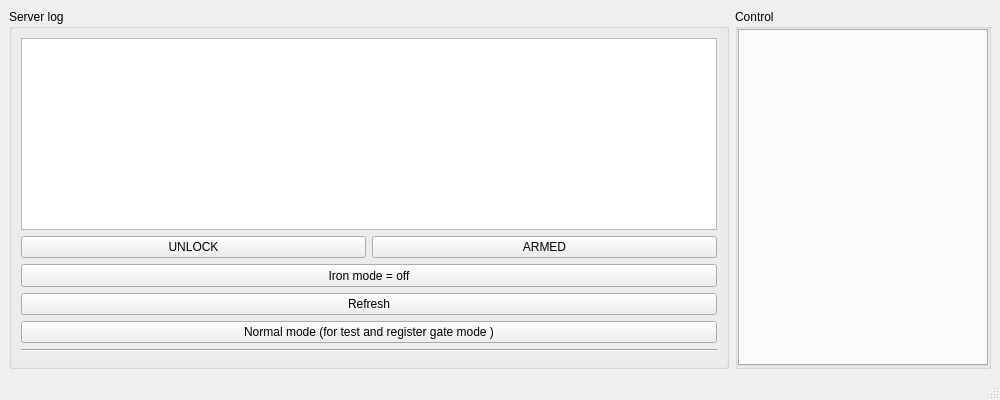
<?xml version="1.0" encoding="UTF-8"?>
<ui version="4.0">
 <class>MainWindow</class>
 <widget class="QMainWindow" name="MainWindow">
  <property name="geometry">
   <rect>
    <x>0</x>
    <y>0</y>
    <width>1000</width>
    <height>400</height>
   </rect>
  </property>
  <property name="sizePolicy">
   <sizepolicy hsizetype="Expanding" vsizetype="Expanding">
    <horstretch>0</horstretch>
    <verstretch>0</verstretch>
   </sizepolicy>
  </property>
  <property name="minimumSize">
   <size>
    <width>1000</width>
    <height>400</height>
   </size>
  </property>
  <property name="baseSize">
   <size>
    <width>1900</width>
    <height>1000</height>
   </size>
  </property>
  <property name="windowTitle">
   <string>wicketWidget</string>
  </property>
  <widget class="QWidget" name="centralwidget">
   <property name="sizePolicy">
    <sizepolicy hsizetype="Minimum" vsizetype="Preferred">
     <horstretch>0</horstretch>
     <verstretch>0</verstretch>
    </sizepolicy>
   </property>
   <layout class="QHBoxLayout" name="horizontalLayout">
    <item>
     <widget class="QGroupBox" name="groupBox">
      <property name="sizePolicy">
       <sizepolicy hsizetype="Expanding" vsizetype="Preferred">
        <horstretch>0</horstretch>
        <verstretch>0</verstretch>
       </sizepolicy>
      </property>
      <property name="title">
       <string>Server log</string>
      </property>
      <layout class="QGridLayout" name="gridLayout_2">
       <item row="7" column="1" colspan="2">
        <widget class="Line" name="line">
         <property name="orientation">
          <enum>Qt::Horizontal</enum>
         </property>
        </widget>
       </item>
       <item row="4" column="1" colspan="2">
        <widget class="QPushButton" name="pushButton_2">
         <property name="sizePolicy">
          <sizepolicy hsizetype="Minimum" vsizetype="MinimumExpanding">
           <horstretch>0</horstretch>
           <verstretch>0</verstretch>
          </sizepolicy>
         </property>
         <property name="text">
          <string>Iron mode = off</string>
         </property>
         <property name="autoDefault">
          <bool>false</bool>
         </property>
         <property name="default">
          <bool>false</bool>
         </property>
         <property name="flat">
          <bool>false</bool>
         </property>
        </widget>
       </item>
       <item row="8" column="1" colspan="2">
        <spacer name="horizontalSpacer">
         <property name="orientation">
          <enum>Qt::Horizontal</enum>
         </property>
         <property name="sizeHint" stdset="0">
          <size>
           <width>40</width>
           <height>5</height>
          </size>
         </property>
        </spacer>
       </item>
       <item row="2" column="1">
        <widget class="QPushButton" name="unlockAll_pushButton">
         <property name="sizePolicy">
          <sizepolicy hsizetype="Expanding" vsizetype="Expanding">
           <horstretch>0</horstretch>
           <verstretch>0</verstretch>
          </sizepolicy>
         </property>
         <property name="text">
          <string>UNLOCK</string>
         </property>
        </widget>
       </item>
       <item row="5" column="1" colspan="2">
        <widget class="QPushButton" name="refreshButton">
         <property name="sizePolicy">
          <sizepolicy hsizetype="Minimum" vsizetype="MinimumExpanding">
           <horstretch>0</horstretch>
           <verstretch>0</verstretch>
          </sizepolicy>
         </property>
         <property name="text">
          <string>Refresh</string>
         </property>
         <property name="default">
          <bool>false</bool>
         </property>
        </widget>
       </item>
       <item row="6" column="1" colspan="2">
        <widget class="QPushButton" name="normalButton">
         <property name="sizePolicy">
          <sizepolicy hsizetype="Minimum" vsizetype="MinimumExpanding">
           <horstretch>0</horstretch>
           <verstretch>0</verstretch>
          </sizepolicy>
         </property>
         <property name="text">
          <string>Normal mode (for test and register gate mode )</string>
         </property>
        </widget>
       </item>
       <item row="2" column="2">
        <widget class="QPushButton" name="armedAll_pushButton">
         <property name="sizePolicy">
          <sizepolicy hsizetype="Expanding" vsizetype="Expanding">
           <horstretch>0</horstretch>
           <verstretch>0</verstretch>
          </sizepolicy>
         </property>
         <property name="text">
          <string>ARMED</string>
         </property>
        </widget>
       </item>
       <item row="0" column="1" colspan="2">
        <widget class="QTextEdit" name="common_log">
         <property name="sizePolicy">
          <sizepolicy hsizetype="Expanding" vsizetype="Expanding">
           <horstretch>0</horstretch>
           <verstretch>0</verstretch>
          </sizepolicy>
         </property>
        </widget>
       </item>
      </layout>
     </widget>
    </item>
    <item>
     <widget class="QGroupBox" name="ctrlbtnGroupBox">
      <property name="sizePolicy">
       <sizepolicy hsizetype="Minimum" vsizetype="Preferred">
        <horstretch>0</horstretch>
        <verstretch>0</verstretch>
       </sizepolicy>
      </property>
      <property name="minimumSize">
       <size>
        <width>0</width>
        <height>0</height>
       </size>
      </property>
      <property name="title">
       <string>Control</string>
      </property>
      <layout class="QGridLayout" name="gridLayout">
       <property name="leftMargin">
        <number>0</number>
       </property>
       <property name="topMargin">
        <number>0</number>
       </property>
       <property name="rightMargin">
        <number>0</number>
       </property>
       <property name="bottomMargin">
        <number>0</number>
       </property>
       <item row="0" column="0">
        <widget class="QTabWidget" name="tabWidget">
         <property name="sizePolicy">
          <sizepolicy hsizetype="Minimum" vsizetype="Expanding">
           <horstretch>0</horstretch>
           <verstretch>0</verstretch>
          </sizepolicy>
         </property>
         <property name="minimumSize">
          <size>
           <width>250</width>
           <height>0</height>
          </size>
         </property>
         <property name="currentIndex">
          <number>-1</number>
         </property>
         <property name="movable">
          <bool>true</bool>
         </property>
        </widget>
       </item>
      </layout>
     </widget>
    </item>
   </layout>
  </widget>
  <widget class="QMenuBar" name="menubar">
   <property name="geometry">
    <rect>
     <x>0</x>
     <y>0</y>
     <width>1000</width>
     <height>21</height>
    </rect>
   </property>
  </widget>
  <widget class="QStatusBar" name="statusbar"/>
 </widget>
 <resources/>
 <connections/>
</ui>
